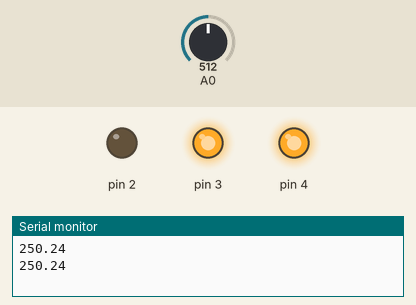
Bench run of a sketch on a simulated Arduino Uno, built with avr-gcc and run on an emulated ATmega328P. Parts: output pins drawn as LEDs (lit = HIGH), the last lines printed to the serial monitor. Inputs (shaded band) come from the test bench; at power-on: A0 = 512.

Above: at 1.8 s.
1.9 s: A0 set to 63
3.4 s: A0 set to 52
At 4.8 s:
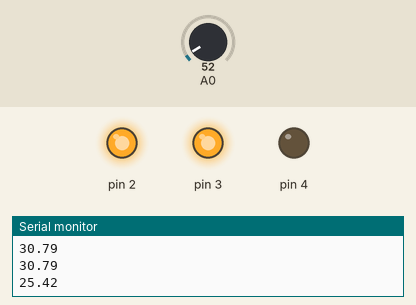
5.5 s: A0 set to 18
At 6.4 s:
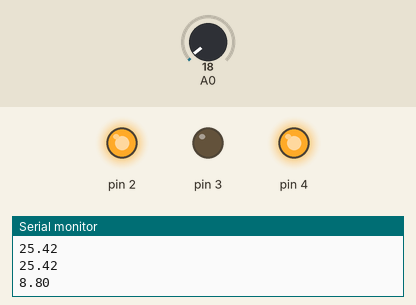
7.5 s: A0 set to 122
At 9.2 s:
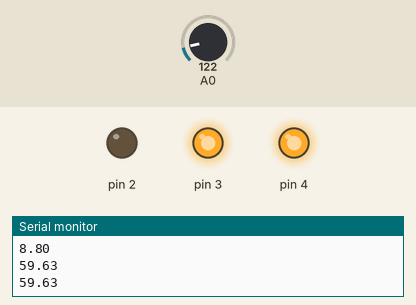
9.5 s: A0 set to 15
At 10.7 s:
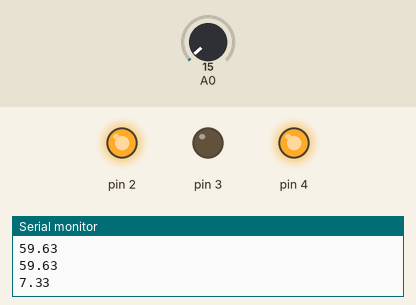
Timing chart, 0 to 12.5 s (numbered marks = the images above; inputs shaded):
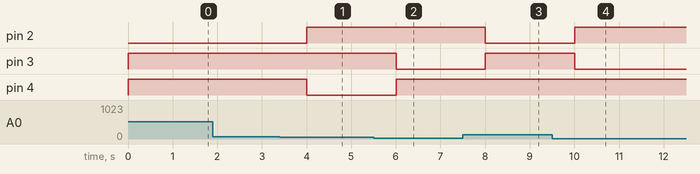

The sketch:

class7_lab4.ino
```cpp
void setup() {
  Serial.begin(115200);         //使用115200速率进行串口通讯
  for(int i=2;i<5;i++)          //设置led输出口 2，3,4， 分别接R、G、B 引脚
  {
    pinMode(i, OUTPUT);
  }
}

void loop() {
  int n = analogRead(A0);    //读取A0口的电压值
  float temp = n * (5.0 / 1023.0*100);   //换算成温度
  if (temp<25)  //低温区的温度值设置、以及led显示
  {
    digitalWrite(4, HIGH);
    digitalWrite(3, LOW);    //共阳极，低电平点亮
    digitalWrite(2, HIGH);
  }
  else if (temp>=25 && temp<=28)  //中温区温度范围设置  &&为“与”的意思
  {
    digitalWrite(4, LOW);
    digitalWrite(3, HIGH);
    digitalWrite(2, HIGH);
  }
  else if (temp>28)   //高温区温度设置
  {
    digitalWrite(4, HIGH);
    digitalWrite(3, HIGH);
    digitalWrite(2, LOW);
  }
  Serial.println(temp); //串口输出温度数据
  delay(1000);         //等待1秒，控制刷新速度
}
```

Measured:
- the behaviour switches between 58 and 57 on A0 (found by bisection; images 0 and 1)
- after the input at 3.4 s, pin 2: LOW → HIGH after 0.60 s; pin 4: HIGH → LOW after 0.60 s
- after the input at 5.5 s, pin 3: HIGH → LOW after 0.50 s; pin 4: LOW → HIGH after 0.50 s
- after the input at 7.5 s, pin 2: HIGH → LOW after 0.50 s; pin 3: LOW → HIGH after 0.50 s
- after the input at 9.5 s, pin 2: LOW → HIGH after 0.51 s; pin 3: HIGH → LOW after 0.51 s
